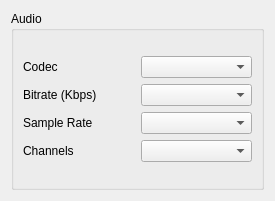
<?xml version="1.0" encoding="UTF-8"?>
<ui version="4.0">
 <class>AudioUI</class>
 <widget class="QWidget" name="AudioUI">
  <property name="geometry">
   <rect>
    <x>0</x>
    <y>0</y>
    <width>275</width>
    <height>201</height>
   </rect>
  </property>
  <property name="windowTitle">
   <string>Form</string>
  </property>
  <layout class="QGridLayout" name="gridLayout">
   <item row="0" column="0">
    <widget class="QGroupBox" name="audioGroupBox">
     <property name="title">
      <string>Audio</string>
     </property>
     <layout class="QGridLayout" name="gridLayout_3">
      <item row="0" column="0">
       <layout class="QGridLayout" name="gridLayout_2">
        <item row="3" column="0">
         <widget class="QLabel" name="audioChannelLabel">
          <property name="text">
           <string>Channels</string>
          </property>
         </widget>
        </item>
        <item row="1" column="0">
         <widget class="QLabel" name="audioBitRateLabel">
          <property name="text">
           <string>Bitrate (Kbps)</string>
          </property>
         </widget>
        </item>
        <item row="2" column="0">
         <widget class="QLabel" name="audioSampleLabel">
          <property name="text">
           <string>Sample Rate</string>
          </property>
         </widget>
        </item>
        <item row="0" column="0">
         <widget class="QLabel" name="audioCodecLabel">
          <property name="text">
           <string>Codec</string>
          </property>
         </widget>
        </item>
        <item row="0" column="1">
         <widget class="QComboBox" name="audioCodecBox"/>
        </item>
        <item row="1" column="1">
         <widget class="QComboBox" name="audioBitrateBox"/>
        </item>
        <item row="2" column="1">
         <widget class="QComboBox" name="audioSampleBox"/>
        </item>
        <item row="3" column="1">
         <widget class="QComboBox" name="audioChannelBox"/>
        </item>
       </layout>
      </item>
     </layout>
    </widget>
   </item>
  </layout>
 </widget>
 <resources/>
 <connections/>
</ui>
